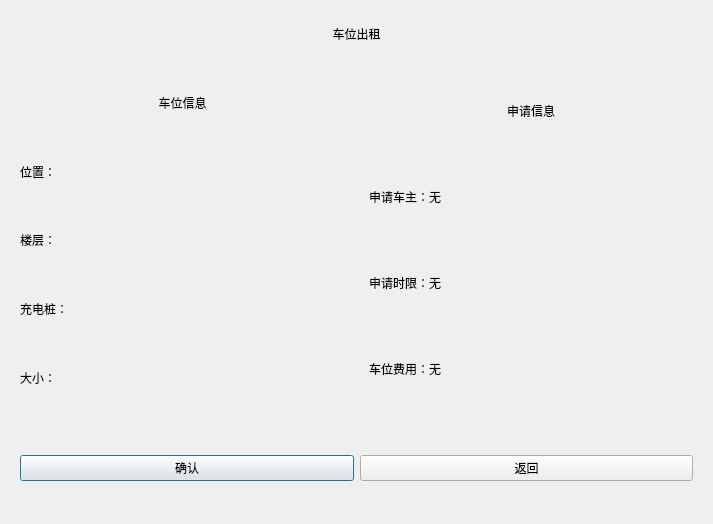
<?xml version="1.0" encoding="UTF-8"?>
<ui version="4.0">
 <class>CarRent</class>
 <widget class="QDialog" name="CarRent">
  <property name="geometry">
   <rect>
    <x>0</x>
    <y>0</y>
    <width>713</width>
    <height>524</height>
   </rect>
  </property>
  <property name="windowTitle">
   <string>Dialog</string>
  </property>
  <layout class="QGridLayout" name="gridLayout_4" rowstretch="1,8,2">
   <item row="1" column="0">
    <widget class="QWidget" name="widget_3" native="true">
     <layout class="QGridLayout" name="gridLayout_3">
      <item row="1" column="0">
       <widget class="QLabel" name="lb_location">
        <property name="text">
         <string>位置：</string>
        </property>
       </widget>
      </item>
      <item row="0" column="0">
       <widget class="QLabel" name="label_9">
        <property name="text">
         <string>车位信息</string>
        </property>
        <property name="alignment">
         <set>Qt::AlignCenter</set>
        </property>
       </widget>
      </item>
      <item row="2" column="0">
       <widget class="QLabel" name="lb_floor">
        <property name="text">
         <string>楼层：</string>
        </property>
       </widget>
      </item>
      <item row="5" column="0">
       <widget class="QLabel" name="lb_size">
        <property name="text">
         <string>大小：</string>
        </property>
       </widget>
      </item>
      <item row="3" column="0">
       <widget class="QLabel" name="lb_charge">
        <property name="text">
         <string>充电桩：</string>
        </property>
       </widget>
      </item>
     </layout>
    </widget>
   </item>
   <item row="1" column="1">
    <widget class="QWidget" name="widget" native="true">
     <layout class="QGridLayout" name="gridLayout">
      <item row="1" column="0">
       <widget class="QLabel" name="lb_owner">
        <property name="text">
         <string>申请车主：无</string>
        </property>
       </widget>
      </item>
      <item row="2" column="0">
       <widget class="QLabel" name="lb_outdate">
        <property name="text">
         <string>申请时限：无</string>
        </property>
       </widget>
      </item>
      <item row="3" column="0">
       <widget class="QLabel" name="lb_fee">
        <property name="text">
         <string>车位费用：无</string>
        </property>
       </widget>
      </item>
      <item row="0" column="0">
       <widget class="QLabel" name="label_10">
        <property name="text">
         <string>申请信息</string>
        </property>
        <property name="alignment">
         <set>Qt::AlignCenter</set>
        </property>
       </widget>
      </item>
     </layout>
    </widget>
   </item>
   <item row="0" column="0" colspan="2">
    <widget class="QLabel" name="label">
     <property name="text">
      <string>车位出租</string>
     </property>
     <property name="alignment">
      <set>Qt::AlignCenter</set>
     </property>
    </widget>
   </item>
   <item row="2" column="0" colspan="2">
    <widget class="QWidget" name="widget_2" native="true">
     <layout class="QGridLayout" name="gridLayout_2">
      <item row="0" column="0">
       <widget class="QPushButton" name="btnSummit">
        <property name="text">
         <string>确认</string>
        </property>
       </widget>
      </item>
      <item row="0" column="1">
       <widget class="QPushButton" name="btnExit">
        <property name="text">
         <string>返回</string>
        </property>
       </widget>
      </item>
     </layout>
    </widget>
   </item>
  </layout>
 </widget>
 <resources/>
 <connections/>
</ui>
